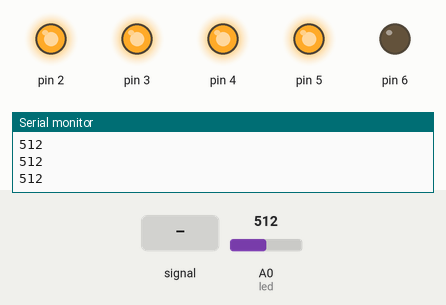
Bench run of a sketch on a simulated Arduino Uno, built with avr-gcc and run on an emulated ATmega328P. Parts: output pins drawn as LEDs (lit = HIGH), the last lines printed to the serial monitor. Dashed ring = blinking. The test bench sets the inputs (shaded band); at power-on: A0 (led) = 512. Pins used as bus, display or sensor lines are not drawn.

Above: at 1.2 s.
1.3 s: A0 (led) fed a 200 Hz sine of ±81 counts around its level
At 3.22 s:
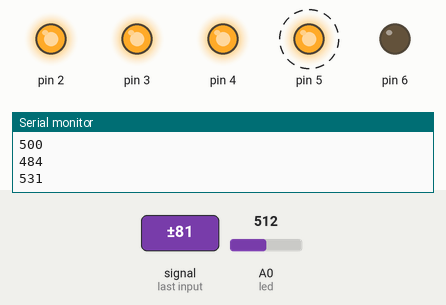
4.3 s: A0 (led) set to 610
At 4.9 s:
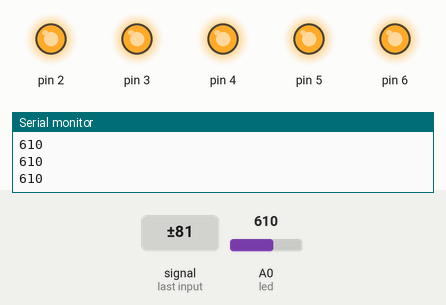
5.8 s: A0 (led) set to 588
At 7.0 s:
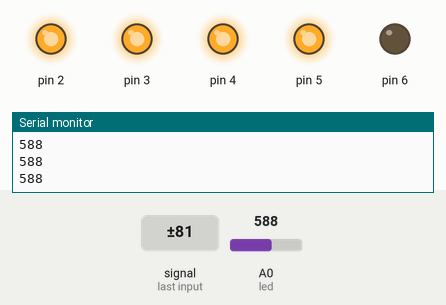
7.3 s: A0 (led) set to 511
8.8 s: A0 (led) set to 482
At 9.5 s:
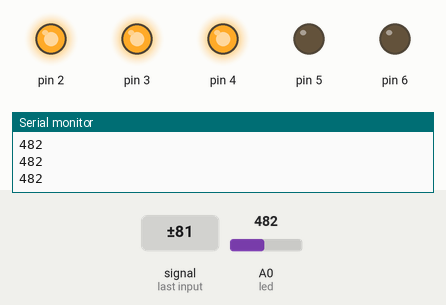
10.3 s: A0 (led) set to 416
11.8 s: A0 (led) set to 392
At 13.0 s:
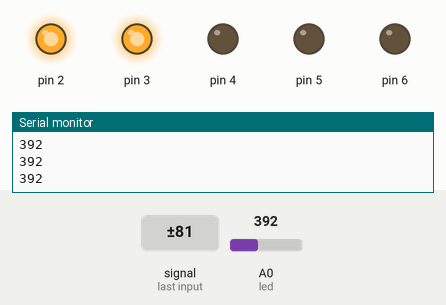
Timing chart, 0 to 14.3 s (numbered marks = the images above; inputs shaded):
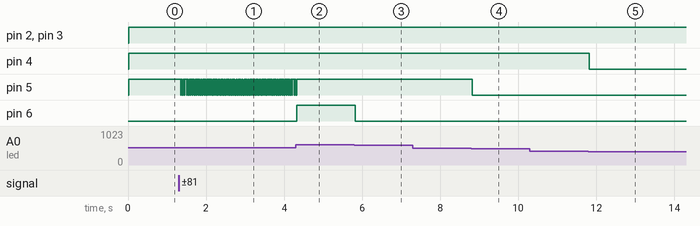

The sketch:

LED_DBMeter09012022.ino
```cpp
#define MIC A0

int db_value = A0;

void setup() {
 Serial.begin(9600);
 pinMode(0, OUTPUT);
 pinMode(1, OUTPUT);
 pinMode(2, OUTPUT);
 pinMode(3, OUTPUT);
 pinMode(4, OUTPUT);
 pinMode(5, OUTPUT);
 pinMode(6, OUTPUT);

}

void led() {
  // read the sensors values
  long db_value = 0;
    for(int i=0; i<32; i++)
    {
        db_value += analogRead(A0);
    }
    db_value >>= 5;
    Serial.println(db_value);
    delay(10);
     if (db_value>200) {digitalWrite(0, HIGH);} else {digitalWrite(0, LOW);}
     if (db_value>250) {digitalWrite(1, HIGH);} else {digitalWrite(1, LOW);}
     if (db_value>300) {digitalWrite(2, HIGH);} else {digitalWrite(2, LOW);}
     if (db_value>350) {digitalWrite(3, HIGH);} else {digitalWrite(3, LOW);}
     if (db_value>400) {digitalWrite(4, HIGH);} else {digitalWrite(4, LOW);}
     if (db_value>500) {digitalWrite(5, HIGH);} else {digitalWrite(5, LOW);}
     if (db_value>600) {digitalWrite(6, HIGH);} else {digitalWrite(6, LOW);}
}

void loop() {
 led();
}
```

Measured:
- the behaviour switches between 601 and 600 on A0 (led) (found by bisection; images 2 and 3)
- the behaviour switches between 501 and 500 on A0 (led) (found by bisection; images 3 and 4)
- the behaviour switches between 401 and 400 on A0 (led) (found by bisection; images 4 and 5)
- after the input at 1.3 s, pin 5: alternates HIGH for 0.03 s and LOW for 0.01 s, starting after 0.05 s
- after the input at 4.3 s, pin 5: goes on until 4.3 s, then stays HIGH; pin 6: LOW → HIGH at once
- after the input at 5.8 s, pin 6: HIGH → LOW at once
- after the input at 8.8 s, pin 5: HIGH → LOW at once
- after the input at 11.8 s, pin 4: HIGH → LOW at once
